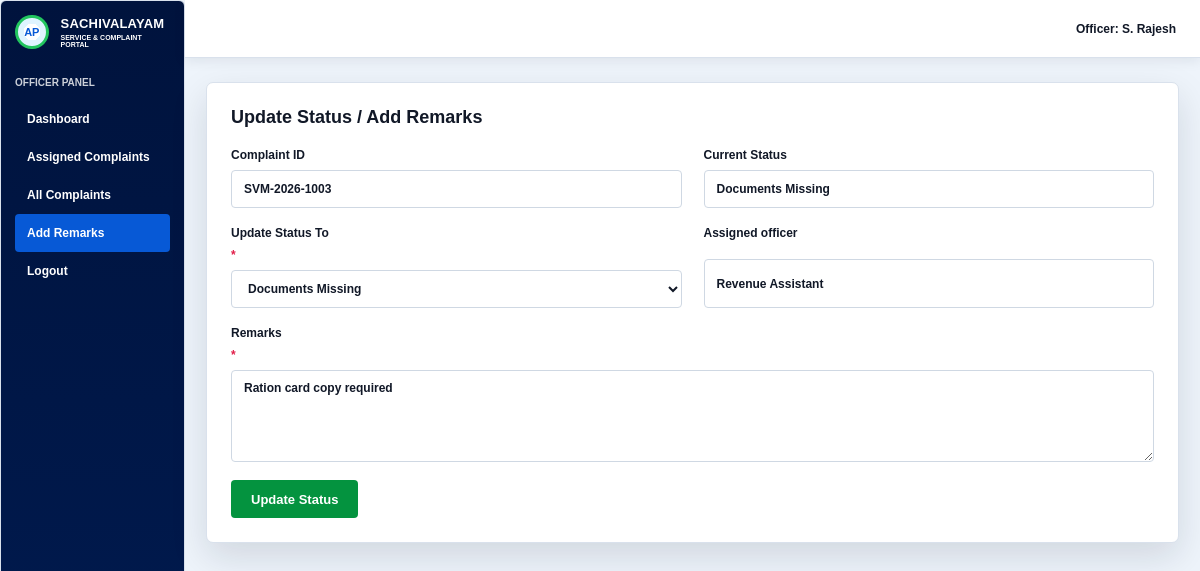
The page /request/SVM-2026-1003 (signed in) on the database its author committed.
### tables this page shows
CREATE TABLE requests (
                id INTEGER PRIMARY KEY AUTOINCREMENT,
                tracking_id TEXT UNIQUE NOT NULL,
                citizen_name TEXT NOT NULL,
                phone TEXT NOT NULL,
                ward TEXT NOT NULL,
                category TEXT NOT NULL,
                title TEXT NOT NULL,
                description TEXT NOT NULL,
                documents TEXT NOT NULL,
                status TEXT NOT NULL,
                officer TEXT NOT NULL,
                created_at TEXT NOT NULL,
                updated_at TEXT NOT NULL
            );

### app.py (the view, shortened to what this page needs)
@app.route("/request/<tracking_id>", methods=["GET", "POST"])
@officer_required
def request_detail(tracking_id):
    record = get_request_by_tracking_id(tracking_id)
    if record is None:
        flash("Request not found.", "error")
        return redirect(url_for("dashboard"))
    return render_template(
        "detail.html",
        record=record,
        officers=sorted(set(OFFICERS.values())),
        statuses=["Pending", "Documents Missing", "In Progress", "Completed"],
    )

### app.py (called while the page is built, shortened)
def get_db():
    conn = sqlite3.connect(DATABASE)
    conn.row_factory = sqlite3.Row
    return conn

def init_db():
    with get_db() as conn:
        conn.execute(
            """
            CREATE TABLE IF NOT EXISTS requests (
                id INTEGER PRIMARY KEY AUTOINCREMENT,
                tracking_id TEXT UNIQUE NOT NULL,
                citizen_name TEXT NOT NULL,
                phone TEXT NOT NULL,
                ward TEXT NOT NULL,
                category TEXT NOT NULL,
                title TEXT NOT NULL,
                description TEXT NOT NULL,
                documents TEXT NOT NULL,
                status TEXT NOT NULL,
                officer TEXT NOT NULL,
                created_at TEXT NOT NULL,
                updated_at TEXT NOT NULL
            )
            """
        )
        count = conn.execute("SELECT COUNT(*) FROM requests").fetchone()[0]

@app.before_request
def prepare_database():
    init_db()

def get_request_by_tracking_id(tracking_id):
    with get_db() as conn:
        return conn.execute(
            "SELECT * FROM requests WHERE tracking_id = ?",
            (tracking_id.strip().upper(),),
        ).fetchone()

def officer_required(view):
    @wraps(view)
    def wrapped_view(*args, **kwargs):
        if not session.get("officer_logged_in"):
            flash("Officer login is required to access that page.", "error")
            return redirect(url_for("officer_login", next=request.path))
        return view(*args, **kwargs)
    return wrapped_view

### templates/detail.html (shortened to what this page needs)
{% extends "base.html" %}
{% block shell %}
<div class="panel-layout officer">
  <aside class="side-nav">
    <div class="side-brand">
      <span class="brand-mark">AP</span>
      <span><strong>SACHIVALAYAM</strong><small>SERVICE & COMPLAINT PORTAL</small></span>
    </div>
    <p>OFFICER PANEL</p>
    <a href="{{ url_for('dashboard') }}">Dashboard</a>
    <a href="{{ url_for('dashboard', status='Pending') }}">Assigned Complaints</a>
    <a href="{{ url_for('dashboard') }}">All Complaints</a>
    <a class="active" href="{{ url_for('request_detail', tracking_id=record.tracking_id) }}">Add Remarks</a>
    <a href="{{ url_for('logout') }}">Logout</a>
  </aside>
  <section class="panel-content">
    <div class="panel-topbar"><strong>Officer: S. Rajesh</strong></div>
    <section class="form-shell update-page">
      <h1>Update Status / Add Remarks</h1>
      <form method="post" class="form-grid">
        <label>
          Complaint ID
          <input value="{{ record.tracking_id }}" readonly>
        </label>
        <label>
          Current Status
          <input value="{{ record.status }}" readonly>
        </label>
        <label>
          Update Status To <b>*</b>
          <select name="status">
            {% for item in statuses %}
              <option value="{{ item }}" {% if record.status == item %}selected{% endif %}>{{ item }}</option>
            {% endfor %}
          </select>
        </label>
        <label>
          Assigned officer
          <input name="officer" value="{{ record.officer }}" list="officer-list">
        </label>
        <label class="wide">
          Remarks <b>*</b>
          <textarea name="documents" rows="5" placeholder="Enter remarks or comments">{{ record.documents }}</textarea>
        </label>
        <button class="btn success wide" type="submit">Update Status</button>
      </form>
    </section>
  </section>
</div>
{% endblock %}

### static/styles.css (style rules this page uses)
:root { --navy: #00133d; --navy-2: #00245c; --blue: #0759d6; --blue-2: #0b6ff0; --green: #04933f; --orange: #ff9d20; --purple: #9747aa; --ink: #111827; --muted: #64748b; --line: #d9e1ec; --bg: #f4f8fd; --white: #ffffff; --shadow: 0 14px 36px rgba(15, 23, 42, 0.13); }
* { box-sizing: border-box; }
body { margin: 0; background: var(--bg); color: var(--ink); font-family: Arial, Helvetica, sans-serif; font-size: 14px; }
a { color: inherit; text-decoration: none; }
.brand, .auth-brand, .side-brand { display: flex; align-items: center; gap: 12px; }
.brand-mark { width: 38px; height: 38px; display: grid; place-items: center; border: 3px solid #22c55e; border-radius: 50%; background: radial-gradient(circle, #ffffff 0 42%, #dff4ff 43% 100%); color: var(--blue); font-size: 11px; font-weight: 900; }
.brand strong, .auth-brand strong, .side-brand strong { display: block; font-size: 18px; line-height: 1; letter-spacing: .2px; }
.brand small, .auth-brand small, .side-brand small { display: block; margin-top: 4px; font-size: 10px; font-weight: 800; }
.btn { min-height: 38px; padding: 10px 20px; display: inline-flex; align-items: center; justify-content: center; border: 0; border-radius: 4px; cursor: pointer; font: inherit; font-size: 13px; font-weight: 900; }
.btn.success { width: fit-content; justify-self: start; background: var(--green); color: #fff; }
.panel-layout { min-height: 100vh; display: grid; grid-template-columns: 185px 1fr; background: #eef4fb; }
.side-nav { padding: 14px; background: linear-gradient(180deg, #00133d, #001b51); color: #fff; }
.side-brand { margin-bottom: 28px; }
.side-brand .brand-mark { width: 34px; height: 34px; }
.side-brand strong { font-size: 13px; }
.side-brand small { font-size: 7px; }
.side-nav p { margin: 0 0 12px 0; font-size: 10px; font-weight: 900; opacity: .8; }
.side-nav a { display: block; padding: 12px 12px; border-radius: 4px; color: #fff; font-size: 12px; font-weight: 800; }
.side-nav a.active, .side-nav a:hover { background: var(--blue); }
.panel-content { min-width: 0; }
.panel-topbar { height: 58px; padding: 0 24px; display: flex; justify-content: space-between; align-items: center; background: #fff; border-bottom: 1px solid var(--line); box-shadow: 0 3px 12px rgba(15, 23, 42, .08); font-size: 12px; }
.form-shell, .dashboard-content, .track-box, .record-view, .simple-page { width: min(980px, calc(100% - 42px)); margin: 24px auto; padding: 24px; background: #fff; border: 1px solid var(--line); border-radius: 7px; box-shadow: var(--shadow); }
.form-shell h1, .dashboard-content h1 { margin: 0 0 20px; font-size: 18px; }
.form-grid { display: grid; grid-template-columns: repeat(2, minmax(0, 1fr)); gap: 18px 22px; }
.wide { grid-column: 1 / -1; }
label { display: grid; gap: 8px; font-size: 12px; font-weight: 800; }
label b { color: #e11d48; }
input, select, textarea { width: 100%; min-height: 38px; padding: 10px 12px; border: 1px solid #cfd8e3; border-radius: 4px; color: var(--ink); background: #fff; font: inherit; font-size: 12px; }
textarea { resize: vertical; }
aside { padding: 16px; border: 1px solid var(--line); border-radius: 6px; }

### rows shown on the page
requests: tracking_id "SVM-2026-1003", status "Documents Missing", officer "Revenue Assistant", documents "Ration card copy required"
